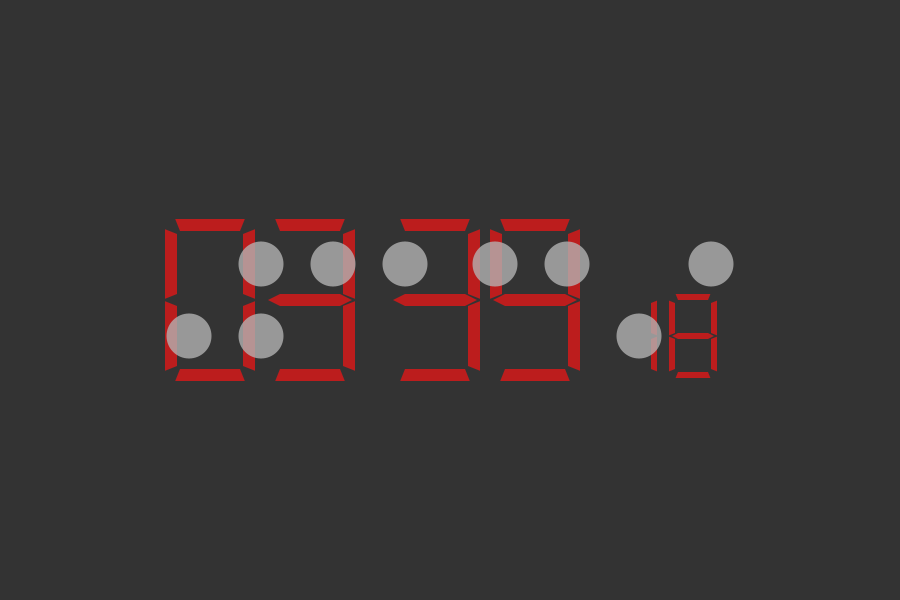
Frame 1 (no input)
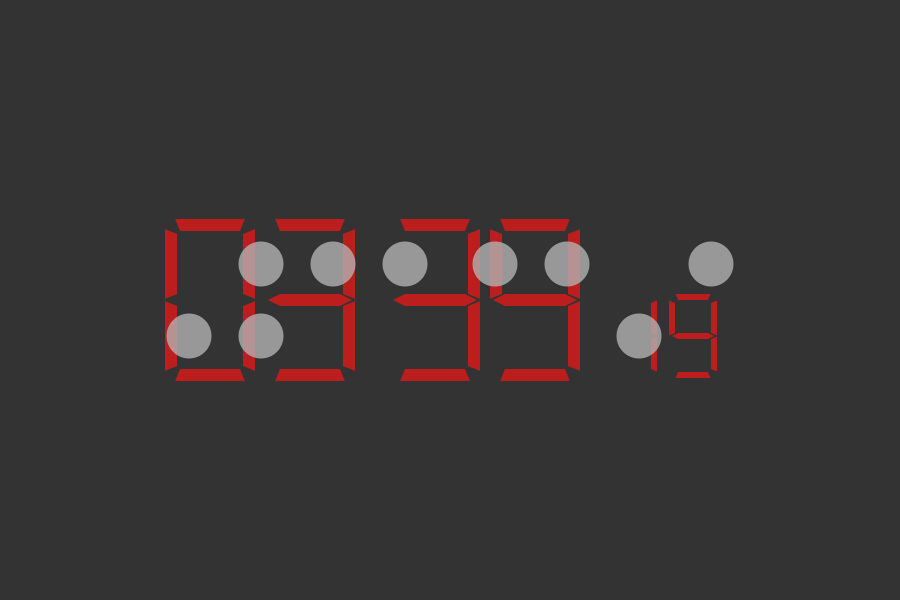
Frame 60 (the mouse pressed at the canvas centre just before this capture)
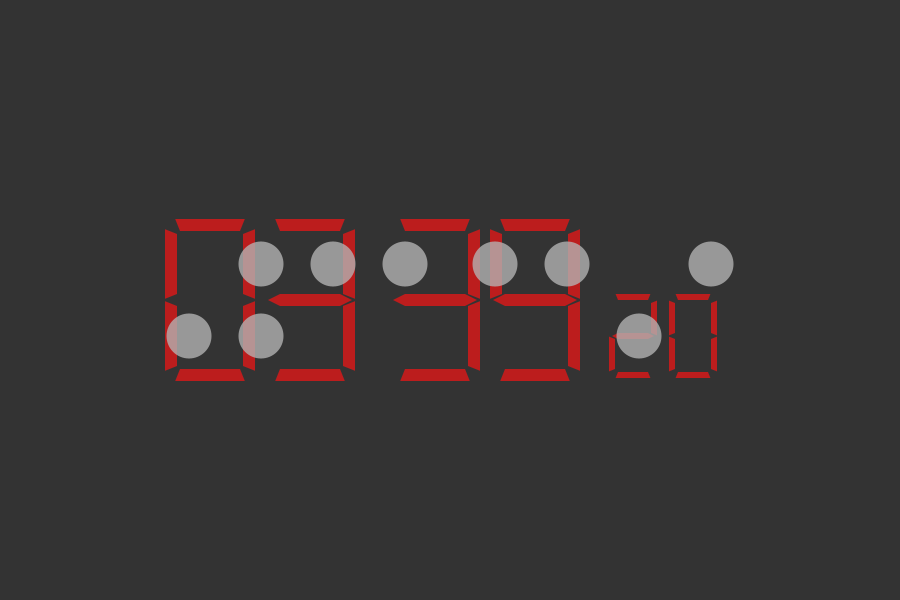
Frame 120 (the mouse held since frame 60 and released just before this capture)

The Processing sketch that drew these frames (run headless with seeded random() and noise(); from frame 60 on, the mouse is pressed at the canvas centre):

// Processing sketch: Braille_Watch_2D
// ── Braille_Watch_2D.pde
float clockWidth, clockHeight;
float rWidth, rHeight, offset;
float hPos, mPos, sPos;

float brailleWidth, brailleHeight;
float dotSize;


int[] time;
Digit[] digits;
Braille[] symbols;

// Processing just to compile with rasberry Pi or other hardware

void setup() {
  size(900, 600);
  //fullScreen();
  rectMode(CENTER);

  // set window on right size of screen
  windowMove(900, 100);

  // array with each digit of time
  time = int(("" + nf(hour(), 2) + nf(minute(), 2) + nf(second(), 2)).split(""));

  // clock width and height to display responsive to screen
  clockWidth = width/10;
  clockHeight = height/2;

  // variables to declare offset
  hPos = 3;
  mPos = 5.5;
  sPos = 7.7;

  // segment width and height responsive to layout
  rWidth = width/15;
  rHeight = height/50;
  offset = rWidth * 0.05;



  // creation of each digit in seven-segment display
  digits = new Digit[time.length];
  // digit = (x pos, y pos, time digit, width of segment, height of segment)
  digits[0] = new Digit(hPos * clockWidth - (rWidth), clockHeight, time[0], rWidth, rHeight);
  digits[1] = new Digit(hPos * clockWidth + (rWidth * 2/3), clockHeight, time[1], rWidth, rHeight);
  digits[2] = new Digit(mPos * clockWidth - (rWidth), clockHeight, time[2], rWidth, rHeight);
  digits[3] = new Digit(mPos * clockWidth + (rWidth * 2/3), clockHeight, time[3], rWidth, rHeight);
  digits[4] = new Digit(sPos * clockWidth - (rWidth), clockHeight + (rWidth/2 + rHeight/2), time[4], rWidth/2, rHeight/2);
  digits[5] = new Digit(sPos * clockWidth, clockHeight + (rWidth/2 + rHeight/2), time[5], rWidth/2, rHeight/2);


  // braille dots width and height to display responsive to screen
  brailleWidth = width/2;
  brailleHeight = height/2;

  // dotSize for placement
  dotSize = rWidth * 1.5;

  // braille symbols
  symbols = new Braille[4];
  symbols[0] = new Braille(brailleWidth - (dotSize * 2.5), brailleHeight, dotSize, time[0]);
  symbols[1] = new Braille(brailleWidth - (dotSize * 0.9), brailleHeight, dotSize, time[1]);
  symbols[2] = new Braille(brailleWidth + (dotSize * 0.9), brailleHeight, dotSize, time[2]);
  symbols[3] = new Braille(brailleWidth + (dotSize * 2.5), brailleHeight, dotSize, time[3]);
}

void draw() {
  background(51);

  // time display
  //textAlign(CENTER);
  //textSize(height/6);
  //text(hour() + ":" + minute() + ":" + nf(second(), 2), width/2, 100);

  //digit display and update
  time = int(("" + nf(hour(), 2) + nf(minute(), 2) + nf(second(), 2)).split(""));
  for (int index = 0; index < digits.length; index++) {
    digits[index].update(time[index]);
    digits[index].display();
  }

  //braille dots of hours and minutes
  for (int index = 0; index < symbols.length; index++) {
    symbols[index].update(time[index]);
    symbols[index].display();
  }
}

// ── Braille.pde
class Braille {
  PVector pos = new PVector();

  Dot[] dots = new Dot[4];
  int[] numbers = {0x7, 0x8, 0xA, 0xC, 0xD, 0x9, 0xE, 0xF, 0xB, 0x6};
  int number;
  int dot;
  float size;
  float margin;

  Braille(float x_, float y_, float dotSize_, int number_) {
    pos.x = x_;
    pos.y = y_;
    size = dotSize_ * 0.5;
    margin = dotSize_ * 0.4;

    number = number_;
    dot = numbers[number];

    for (int index = 0; index < dots.length; index++) {
      dots[index] = new Dot(0, size);
    }
  }

  void display() {
    push();
    translate(pos.x, pos.y);

    // upper left
    push();
    translate(-margin, -margin);
    dots[0].newState((dot >> 3) & 1);
    dots[0].display();
    pop();

    // upper right
    push();
    translate(margin, -margin);
    dots[1].newState((dot >> 2) & 1);
    dots[1].display();
    pop();

    // bottom left
    push();
    translate(-margin, margin);
    dots[2].newState((dot >> 1) & 1);
    dots[2].display();
    pop();


    // bottom right
    push();
    translate(margin, margin);
    dots[3].newState((dot >> 0) & 1);
    dots[3].display();
    pop();

    pop();
  }

  void update(int number_) {
    number = number_;
    dot = numbers[number];

    for (int index = 0; index < dots.length; index++) {
      dots[index].newState(0);
    }
  }
}

// ── Braille_Dot.pde
class Dot {
  int state;
  float size;

  Dot(int state_, float dotSize_) {
    state = state_;
    size = dotSize_;
  }

  void display() {
    noStroke();
    fill(180, 200);
    if (state == 0) {
      noFill();
    }

    ellipse(0, 0, size, size);
  }

  void newState(int state_) {
    this.state = state_;
  }
}

// ── Digit.pde
class Digit {
  PVector pos = new PVector();

  int[] numbers = {0x7E, 0x30, 0x6D, 0x79, 0x33, 0x5B, 0x5F, 0x70, 0x7F, 0x7B};
  int number;
  int segmentNumber;

  Segment[] segments = new Segment[7];
  float segmentW, segmentH;


  Digit(float x, float y, int number_, float segmentW_, float segmentH_) {
    pos.x = x;
    pos.y = y;

    segmentW = segmentW_;
    segmentH = segmentH_;

    number = number_;
    segmentNumber = numbers[number_];

    for (int i = 0; i < segments.length - 1; i++) {
      segments[i] = new Segment(0, false, segmentW, segmentH);
    }
    segments[segments.length - 1] = new Segment(0, true, segmentW, segmentH);
  }

  void display() {
    push();
    translate(pos.x, pos.y);

    // 0A - top middle
    push();
    translate(0, -1 * (segmentW + segmentH + offset));
    segments[0].newState((segmentNumber >> 6) & 1);
    segments[0].display();
    pop();

    // 1B - top right
    push();
    translate((segmentW/2 + segmentH/2 + offset), -1 * (segmentW/2 + segmentH/2));
    rotate(PI / 2);
    segments[1].newState((segmentNumber >> 5) & 1);
    segments[1].display();
    pop();

    // 2C - bottom right
    push();
    translate((segmentW/2 + segmentH/2 + offset), (segmentW/2 + segmentH/2));
    rotate(PI / 2);
    segments[2].newState((segmentNumber >> 4) & 1);
    segments[2].display();
    pop();

    // 3D - bottom middle
    push();
    translate(0, segmentW + segmentH  + offset);
    rotate(PI);
    segments[3].newState((segmentNumber >> 3) & 1);
    segments[3].display();
    pop();

    // 4E - bottom left
    push();
    translate(-1 * (segmentW/2 + segmentH/2 + offset), (segmentW/2 + segmentH/2));
    rotate(- PI / 2);
    segments[4].newState((segmentNumber >> 2) & 1);
    segments[4].display();
    pop();

    // 5F - top left
    push();
    translate(-1 * (segmentW/2 + segmentH/2 + offset), -1 * (segmentW/2 + segmentH/2));
    rotate(- PI / 2);
    segments[5].newState((segmentNumber >> 1) & 1);
    segments[5].display();
    pop();

    // 6G - center
    push();
    segments[6].newState((segmentNumber >> 0) & 1);
    segments[6].display();
    pop();

    pop();
  }

  void update(int number_) {
    number = number_;
    segmentNumber = numbers[number];
  }
}

// ── Digit_Segment.pde
class Segment {
  int state;
  boolean isMiddle;

  float segmentW, segmentH;

  Segment(int state_, boolean isMiddle_, float segmentW_, float segmentH_) {
    this.state = state_;
    this.isMiddle = isMiddle_;
    this.segmentW = segmentW_;
    this.segmentH = segmentH_;
  }

  void display() {
    noStroke();
    fill(245, 20, 20, 180);
    if (state == 0) {
      noFill();

      // show disabled segments
      //stroke(180, 10);
    }

    if (isMiddle) {
      triangle(-segmentW/2, segmentH/2, -(segmentW/2 + segmentH), 0, -segmentW/2, -segmentH/2);
      triangle(segmentW/2, segmentH/2, (segmentW/2 + segmentH), 0, segmentW/2, -segmentH/2);
    } else {
      triangle(-segmentW/2, segmentH/2, -(segmentW/2 + (segmentH * 2/5)), -segmentH/2, -segmentW/2, -segmentH/2);
      triangle(segmentW/2, segmentH/2, (segmentW/2 + (segmentH * 2/5)), -segmentH/2, segmentW/2, -segmentH/2);
    }

    rect(0, 0, segmentW, segmentH);
  }

  void newState(int state_) {
    state = state_;
  }
}
